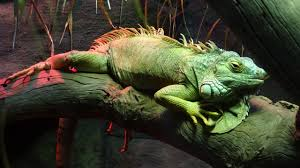
#> input picture topics_of_learning/image.jpg, 300 x 168 px
$ python resizing.py
#> lines starting #> are read from the running program, lines starting #| are printed output that depends on the picture
import cv2
import numpy as np
import matplotlib.pyplot as plt

img = cv2.imread('image.jpg')
#> img is the input picture: shape (168, 300, 3); mean B, G, R 46.3, 65, 65.3

size = img.shape[0:2]
#> size = (168, 300)
print(size)
#| (168, 300)
size_bigger = (size[1] * 10, size[0] * 10)
#> size_bigger = (3000, 1680)
print(size_bigger)
#| (3000, 1680)

img_half = cv2.resize(img, (0, 0), fx = 0.5, fy = 0.5)
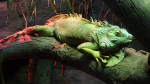
#> img_half: shape (84, 150, 3); mean B, G, R 46.5, 65.1, 65.4
img_bigger = cv2.resize(img, (size_bigger))              # resize function follows the order (width, height) instead of (height, width)
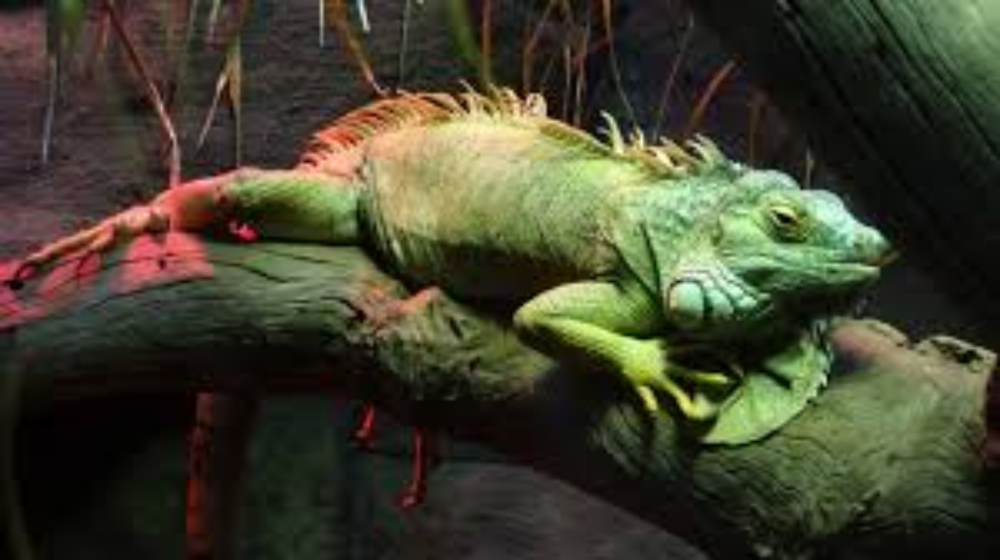
#> img_bigger: shape (1680, 3000, 3) (shown at 1/3 size); mean B, G, R 46.2, 64.9, 65.2
img_stretch_near = cv2.resize(img, (size_bigger), interpolation = cv2.INTER_NEAREST)
print(img_stretch_near.shape)
#| (1680, 3000, 3)

titles = ['orig', 'half', 'bigger', 'interp']
images = [img, img_half, img_bigger, img_stretch_near]
count = 4

for i in range(count):
    plt.subplot(2, 2, i + 1)
    plt.title(titles[i])
    plt.imshow(images[i])

plt.show()
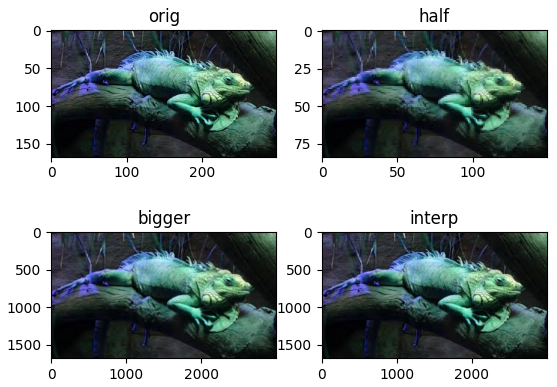
#> figure drawn by matplotlib, 4 panels; B, G, R data is drawn as R, G, B

$ run again, with topics_of_learning/bug.jpg copied over topics_of_learning/image.jpg
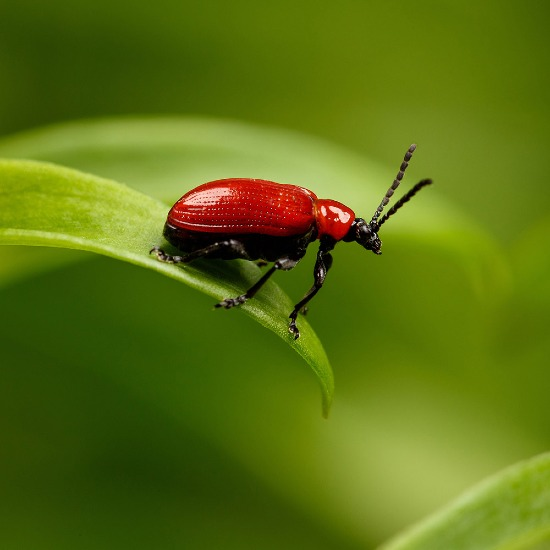
#> input picture topics_of_learning/bug.jpg, 550 x 550 px
#> img is the input picture: shape (550, 550, 3); mean B, G, R 17.5, 112.9, 91.4
#| (550, 550)
#| (5500, 5500)
#| (5500, 5500, 3)
#> `plt.show()`:
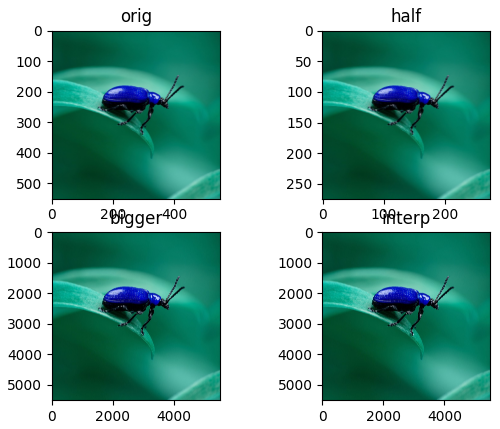
#> figure drawn by matplotlib, 4 panels; B, G, R data is drawn as R, G, B

$ run again, with topics_of_learning/flamengo.jpg copied over topics_of_learning/image.jpg
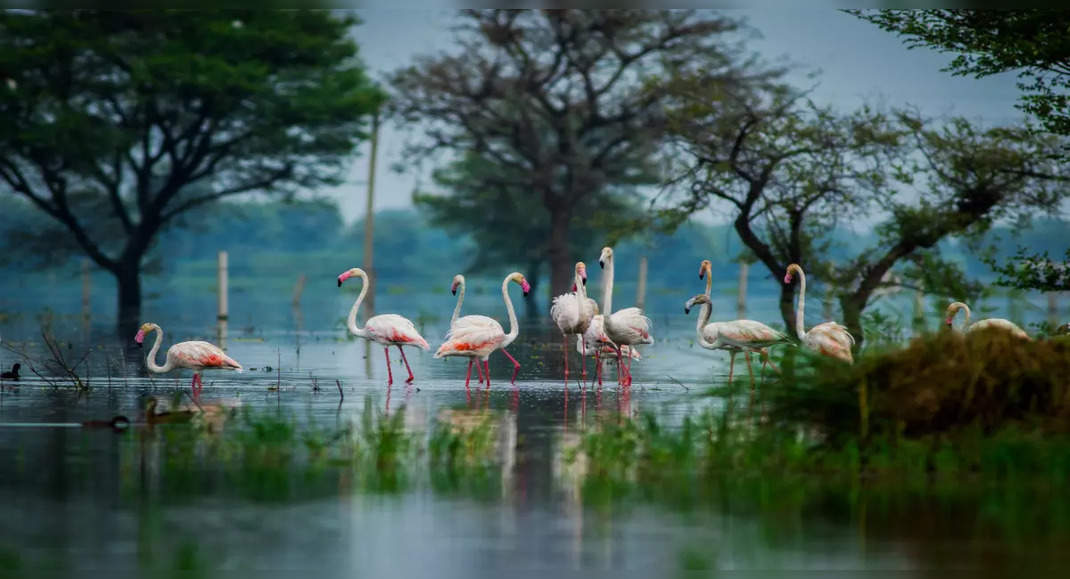
#> input picture topics_of_learning/flamengo.jpg, 1070 x 579 px
#> img is the input picture: shape (579, 1070, 3); mean B, G, R 79.5, 83.9, 62.3
#| (579, 1070)
#| (10700, 5790)
#| (5790, 10700, 3)
#> `plt.show()`:
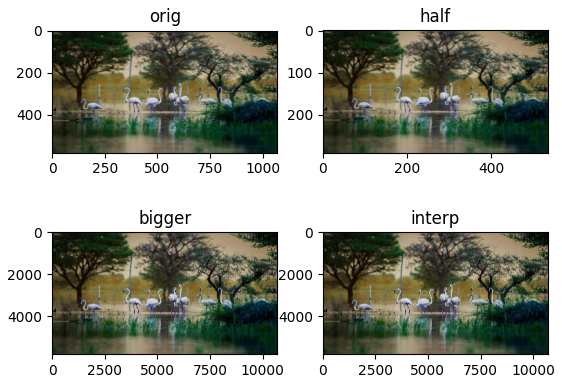
#> figure drawn by matplotlib, 4 panels; B, G, R data is drawn as R, G, B
